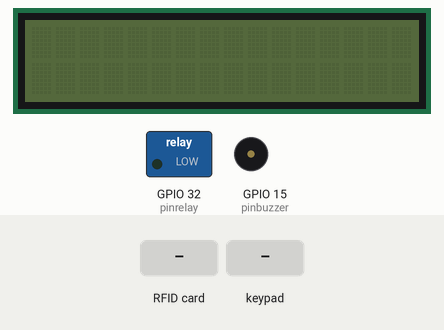
Recording of a sketch running on a simulated ESP32. Parts: 16×2 character LCD, switched loads named in the sketch (green lamp = pin HIGH), buzzer (waves = sounding, pin HIGH). The inputs (shaded band) are chosen by the test bench. What the sketch prints to the serial monitor is not drawn.

Above: at 1.2 s.
1.3 s: RFID card E3 8D 59 FA held to the reader
At 1.9 s:
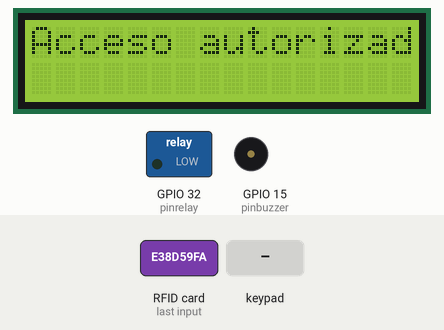
At 4.1 s:
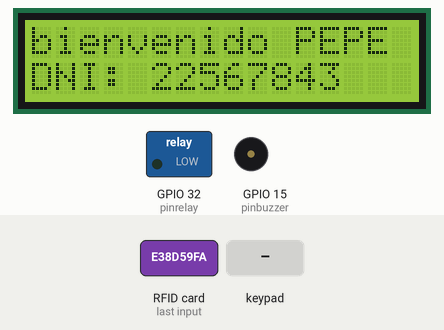
4.3 s: keypad keys 6 5 4 3 2 2 pressed 0.4 s apart
At 7.3 s:
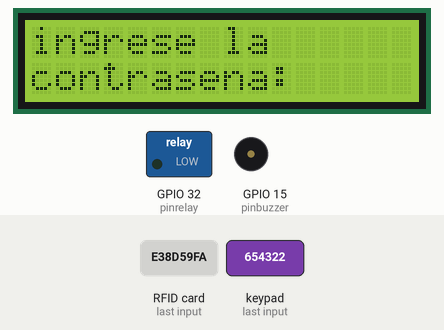
At 10.5 s:
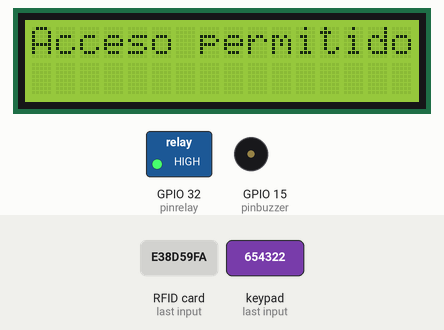
12.7 s: key 'A' pressed
15.7 s: RFID card 5E 7A 19 C4 held to the reader
18.7 s: key 'B' pressed
20.2 s: keypad keys 6 5 4 3 2 2 # pressed 0.4 s apart
Timing chart, 0 to 23.2 s (numbered marks = the images above; inputs shaded):
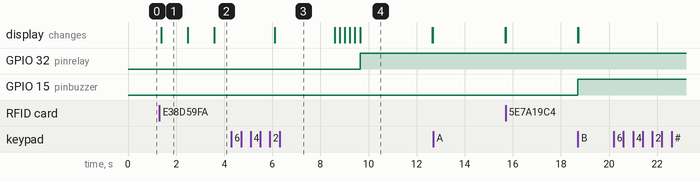

The sketch:

messi.ino
```cpp
#include <Keypad.h>
#include <LiquidCrystal_I2C.h>
#include <SPI.h>
#include <MFRC522.h>

#define SS_PIN 5
#define RST_PIN 0
MFRC522 mfrc522(SS_PIN, RST_PIN);

const uint8_t ROWS = 4;
const uint8_t COLS = 4;
char keys[ROWS][COLS] = {
  { '1', '2', '3', 'A' },
  { '4', '5', '6', 'B' },
  { '7', '8', '9', 'C' },
  { '*', '0', '#', 'D' },
};

uint8_t rowPins[ROWS] = { 13, 12, 14, 27 };
uint8_t colPins[COLS] = { 26, 25, 33, 35 };

Keypad keypad = Keypad(makeKeymap(keys), rowPins, colPins, ROWS, COLS);
LiquidCrystal_I2C LCD = LiquidCrystal_I2C(0x27, 16, 2);

char pass[7]="654322";
char ingresaPass[7];
int indice=0;
int pinbuzzer = 15;
int pinrelay = 32;
void setup()
{
 pinMode(pinrelay, OUTPUT);
pinMode(pinbuzzer, OUTPUT);
digitalWrite (pinbuzzer , LOW);
  Serial.begin(9600);
  SPI.begin();
  mfrc522.PCD_Init();
  Serial.println("apoye la tarjeta...");
  Serial.println();
}
void loop()
 {
  {
  char key = keypad.getKey();
  if (key) {

    ingresaPass[indice]=key;

    indice++;

    Serial.println(key);
    LCD. print(key);

  }
   if(indice==6){

    if(strcmp(pass,ingresaPass)==0){

      Serial.println("Acceso permitido");
      LCD.clear();
      LCD.setCursor(0, 0);
      LCD.println("Acceso permitido");
      digitalWrite (pinrelay , HIGH);
      delay(3000);
       LCD.clear();
       return ;
    }

    else{

       LCD.clear();
        digitalWrite(pinbuzzer, HIGH );
      LCD.setCursor(0, 0);
      Serial.println("Acceso denegado");
       LCD.println("Acceso denegado");

      delay(3000);
      LCD.clear();
      return;
    }

    indice=0;
    delay(2500);
    LCD.clear();
  }


  if ( ! mfrc522.PICC_IsNewCardPresent())
  {
    return;
  }

  if ( ! mfrc522.PICC_ReadCardSerial())
  {
    return;
  }

  Serial.print("UID :");
  String content= "";
  byte letter;
  for (byte i = 0; i < mfrc522.uid.size; i++)
  {
     //Serial.print(mfrc522.uid.uidByte[i] < 0x10 ? " 0" : " ");
     //Serial.print(mfrc522.uid.uidByte[i], HEX);
     content.concat(String(mfrc522.uid.uidByte[i] < 0x10 ? " 0" : " "));
     content.concat(String(mfrc522.uid.uidByte[i], HEX));
  }
  Serial.println();
  Serial.print("Mensaje : ");
  content.toUpperCase();
  if (content.substring(1) == "E3 8D 59 FA")
  {
    LCD.init();
  LCD.backlight();
    LCD.print("Acceso autorizado");
    delay(1100);
    Serial.println("Acceso aurtorizado");
    Serial.println();
    LCD.clear();
    delay(1000);
  }
     else   {
    digitalWrite(pinbuzzer , HIGH);
     LCD.print("Acceso denegado");
    Serial.println(" Acceso denegado");
    delay(3000);
    return;
  }

  Serial.begin(115200);
  LCD.init();
  LCD.backlight();
  LCD.print("bienvenido PEPE");
  LCD.setCursor(0, 1);
  LCD.print("DNI: 22567843");
  delay(2500);
     LCD.clear();
      LCD.setCursor(0, 0);
  LCD.print("ingrese la");
   LCD.setCursor(0, 1);
  LCD.print("contrasena:");
  delay(2500);
     LCD.clear();


  }
  return ;
}
```

Measured:
- after the input at 1.3 s, the display: changes after 0.08 s (image 1)
- after the input at 4.3 s, GPIO 32 (pinrelay): LOW → HIGH after 5.3 s
- after the input at 20.2 s, every drawn part: stays the same
- what the display in image 1 shows lasts 1.1 s, from 1.4 s to 2.5 s
- what the display in image 4 shows lasts 3.1 s, from 9.6 s to 12.7 s
